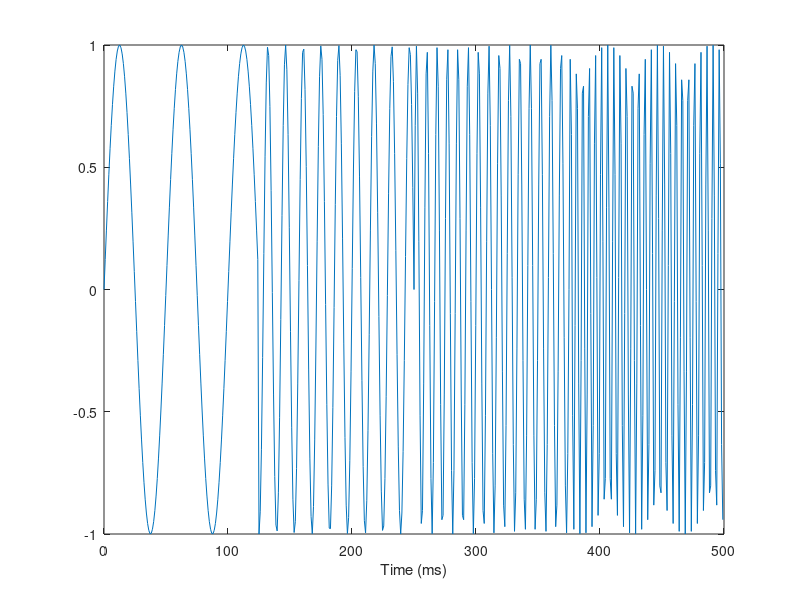

MATLAB code for this plot: (Note: this script raises an error after producing the figure.)
% Calculate STFT of a signal composed by segments with different frequencies
% TT - total time
% N - number of samples
% f - vector of frequencies
% a - window's length
clear 
close all

f= [20 70 120 200];
%f= [20 120 120 200];
N=512;
Fs= 1024;                     % Sample frequency
TT= N/Fs;
t = (0:N-1)/Fs;              % Time vector
faxis = 2*t/N;                % Frequency Scale

x = [];                       % Signal
seg = length(f);               % Number of signal's segments
nseg = N/seg;                  % Size of each signal's segment
w = 2*pi*f;                    % Angular frequency
% Create the signal
for i = 1:seg
  tseg = (1:nseg) + (i-1)*nseg;
  x = [x , sin(w(i)*t(tseg))];
end
plot(1000*t,x);
xlabel('Time (ms)')
axis([0 500 -1 1])


%usa o programa do matlab spectrograma 
figure;
tJanela=16;
sobrepos=1;
spectrogram(x,tJanela,sobrepos,0:0.001:512,Fs);


%figure;
%cwt(x,Fs);


%pause
%alternativamente faz a stft "manualmente" criando uma janela e executando
%a fft via psd (powerspectrum density) com janela deslizante

%Monta uma janela exponencial para a STFT
win= winexp(N,TT,5000);
figure;
plot(t,win(1:N))

% Compute STFT using shiftwin function for shift the window along the time
for i = 1:N
  X(:,i) = psd(x.*shiftwin(win,i,N));
end

fs=(0:N-1)*Fs/N;
figure;
mesh(1000*t,fs(1:N/2),X(1:N/2,:))
view(2)
xlabel('Time (ms)')
ylabel('Frequency (Hz)')
axis([0 500 0 250])
